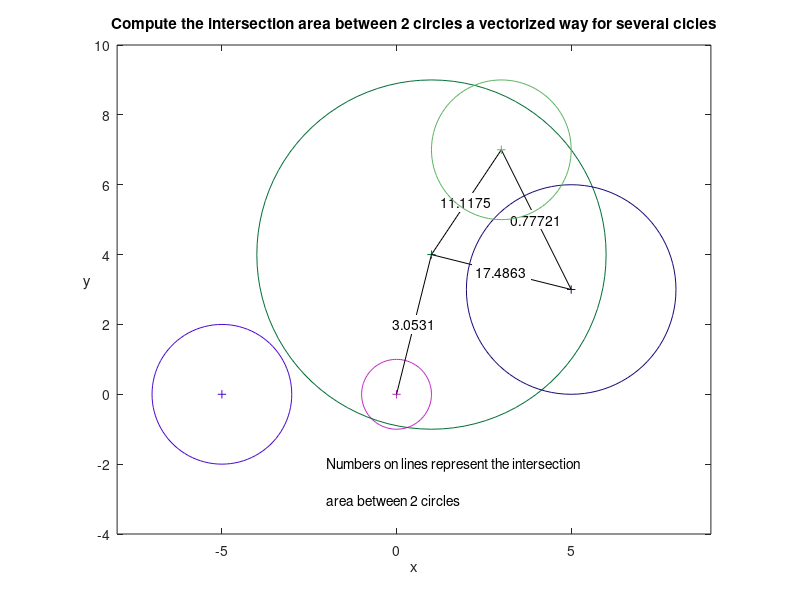

Write the MATLAB code that produced this figure.
function [M, C] = area_intersect_circle_analytical(varargin)
% Compute the overlap area between 2 circles defined in an array.
% Computation is vectorized, and intersection area are computed an
% analytical way.
%   
% Input: Circles data presented in an array G of three columns.
%        G contains parameters of the n circles
%           . G(1:n,1) - x-coordinate of the center of circles,
%           . G(1:n,2) - y-coordinate of the center of circles,
%           . G(1:n,3) - radii of the circles 
%        Each row of the array contains the information for one circle.
% 
%        Input can also be provided in three different vectors. These
%        vectors can be row or column vectors. The 1st one corresponds to
%        x-coordinate of the center of circles, the 2nd one to the
%        y-cooridnate and the 3rd one to the radii of the circles.
% 
% 
% Output: Square matrix M(n,n) containing intersection areas between
% circles
%         M(i,j) contains the intersection area between circles i & j
%         By definition, M(i,i) corresponds to the area of circle i.
%
% C = added by MAC on 8/18/17, indicated fiull or partial overlap, see
% "Case" below
%
%%%%%%%%%%%%%%%%%%%%%%%%%%%%%%%%%%%%%%%%%%%%%%%%%%%%%%%%%%%%%%%%%%%%%%%%%%%
% For 2 circles i & j, three cases are possible depending on the distance
% d(i,j) of the centers of the circles i and j.
%   Case 1: Circles i & j do not overlap, there is no overlap area M(i,j)=0;
%             Condition: d(i,j)>= ri+rj
%             M(i,j) = 0;
%   Case 2: Circles i & j fully overlap, the overlap area has to be computed.
%             Condition: d(i,j)<= abs(ri-rj)
%            M(i,j) = pi*min(ri,rj).^2
%   Case 3: Circles i & j partially overlap, the overlap area has to be computed
%            decomposing the overlap area.
%             Condition: (d(i,j)> abs(ri-rj)) & (d(i,j)<(ri+rj))
%            M(i,j) = f(xi,yi,ri,xj,yj,rj)
%                   = ri^2*arctan2(yk,xk)+ ...
%                     rj^2*arctan2(yk,d(i,j)-xk)-d(i,j)*yk
%             where xk = (ri^2-rj^2+d(i,j)^2)/(2*d(i,j))
%                   yk = sqrt(ri^2-xk^2)
%%%%%%%%%%%%%%%%%%%%%%%%%%%%%%%%%%%%%%%%%%%%%%%%%%%%%%%%%%%%%%%%%%%%%%%%%%%
%
% Guillaume JACQUENOT
% guillaume.jacquenot@gmail.com
% 2007_06_08

% Some explanations, comments were added. Input arguments are detailed.
% Verifications of input arguments are performed.
% The number of calculations has been divided by two.
 




if nargin==0
    % Performs an example
    % Creation of 5 circles
    x = [0,1,5,3,-5];    
    y = [0,4,3,7,0];    
    r = [1,5,3,2,2];   
elseif nargin==1
    temp = varargin{1};
    x = temp(:,1);
    y = temp(:,2);
    r = temp(:,3);    
elseif nargin==3
    x = varargin{1};
    y = varargin{2};
    r = varargin{3};    
else
    error('The number of arguments must 0, 1 or 3')
end

% Inputs are reshaped in 
size_x = numel(x);
size_y = numel(y);
size_r = numel(r);

x = reshape(x,size_x,1);
y = reshape(y,size_y,1);
r = reshape(r,size_r,1);

% Checking if the three input vectors have the same length
if (size_x~=size_y)||(size_x~=size_r)
    error('Input of function must be the same length')
end

% Checking if there is any negative or null radius
if any(r<=0)
    disp('Circles with null or negative radius won''t be taken into account in the computation.')
    temp = (r>0);
    x = x(temp);
    y = y(temp);
    r = r(temp);
end

% Checking the size of the input argument
if size_x==1
    M = pi*r.^2;
    return
end

% Computation of distance between all circles, which will allow to
% determine which cases to use.
[X,Y] = meshgrid(x,y);
D     = sqrt((X-X').^2+(Y-Y').^2);
% Since the resulting matrix M is symmetric M(i,j)=M(j,i), computations are
% performed only on the upper part of the matrix
D = triu(D,1);

[R1,R2] = meshgrid(r);
sumR    = triu(R1+R2,1);
difR    = triu(abs(R1-R2),1);


% Creating the resulting vector
M = zeros(size_x*size_x,1);
C = 1; 
%%%%%%%%%%%%%%%%%%%%%%%%%%%%%%%%%%%%%%%%%%%%%%%%%%%%%%%%%%%%%%%%%%%%%%%%%%%
%%% Case 2: Circles i & j fully overlap
% One of the circles is inside the other one.
C1    = triu(D<=difR);
M(C1) = pi*min(R1(C1),R2(C1)).^2;
C = 2; 
%%%%%%%%%%%%%%%%%%%%%%%%%%%%%%%%%%%%%%%%%%%%%%%%%%%%%%%%%%%%%%%%%%%%%%%%%%%
%%% Case 3: Circles i & j partially overlap
% Partial intersection between circles i & j
C2 = (D>difR)&(D<sumR);
% Computation of the coordinates of one of the intersection points of the
% circles i & j
Xi(C2,1) = (R1(C2).^2-R2(C2).^2+D(C2).^2)./(2*D(C2));
Yi(C2,1) = sqrt(R1(C2).^2-Xi(C2).^2);
% Computation of the partial intersection area between circles i & j
M(C2,1) = R1(C2).^2.*atan2(Yi(C2,1),Xi(C2,1))+...
          R2(C2).^2.*atan2(Yi(C2,1),(D(C2)-Xi(C2,1)))-...
          D(C2).*Yi(C2,1);
C = 3; 
%%%%%%%%%%%%%%%%%%%%%%%%%%%%%%%%%%%%%%%%%%%%%%%%%%%%%%%%%%%%%%%%%%%%%%%%%%%
      
% Compute the area of each circle. Assign the results to the diagonal of M      
M(1:size_x+1:size_x*size_x) = pi.*r.^2; 

% Conversion of vector M to matrix M      
M = reshape(M,size_x,size_x);

% Creating the lower part of the matrix
M = M + tril(M',-1);


% Display results if no argument is provided
if nargin==0
    f = figure;
    hAxs = axes('Parent',f);
    hold on, box on, axis equal
    xlabel('x')
    ylabel('y','Rotation',0)
    title('Compute the intersection area between 2 circles a vectorized way for several cicles')
    text(-2,-2,'Numbers on lines represent the intersection')
    text(-2,-3,'area between 2 circles')
    axis([-8 9 -4 10])    
    colour = rand(size_x,3);    
    for t = 1: size_x
        plot(x(t)+r(t).*cos(0:2*pi/100:2*pi),...
             y(t)+r(t).*sin(0:2*pi/100:2*pi),'color',colour(t,:),'parent',hAxs)
        plot(x(t),y(t),'+','color',colour(t,:),'parent',hAxs)
        for u = t+1:size_x
            if M(t,u)~=0
                plot([x(t),x(u)],[y(t),y(u)],'k-','parent',hAxs)
                text((x(t)+x(u))/2,(y(t)+y(u))/2,num2str(M(t,u)),...
                    'HorizontalAlignment','center',...
                    'BackgroundColor',[1 1 1],'parent',hAxs)
            end
        end
        
    end
end

% function A=cercle_inter(G)
% % Guillaume JACQUENOT
% % guillaume.jacquenot@gmail.com
% % 2007_05_20
% % % Input: G - array, which contain parameters of the circles
% %          G(n,1) - x-coordinate,
% %          G(n,2) - y-coordinate,
% %          G(n,3) - radius of circle number n=1,2
% % Output:  A - area of the overlapping circles
% d=sqrt((G(1,1)-G(2,1))^2+(G(1,2)-G(2,2))^2);
% 
% if d>=(G(1,3)+G(2,3))
%     % No contact between circles.
%     A=0;
% elseif d<=abs(G(1,3)-G(2,3))
%     % The smaller circle is inside the big one.
%     A=pi*(min(G(1,3),G(2,3)))^2;
% else
%     xi=(G(1,3)^2-G(2,3)^2+d^2)/(2*d);
%     yi=sqrt(G(1,3)^2-xi^2);
%     A=G(1,3)^2*atan2(yi,   xi )+...
%       G(2,3)^2*atan2(yi,(d-xi))-d*yi;
% end